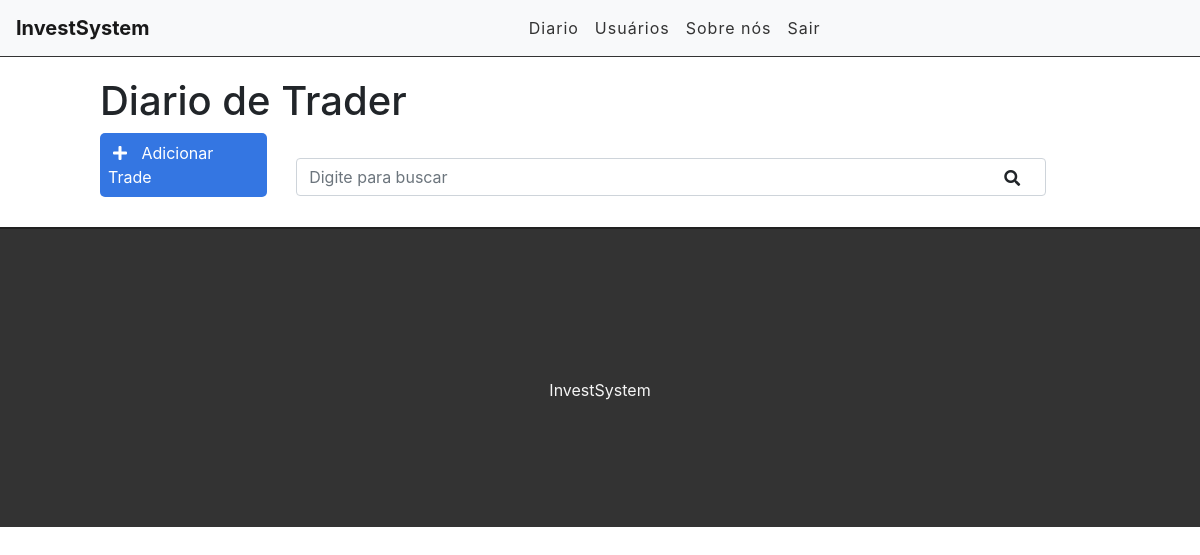
/diario (signed in), run on an earlier commit of the app's database.
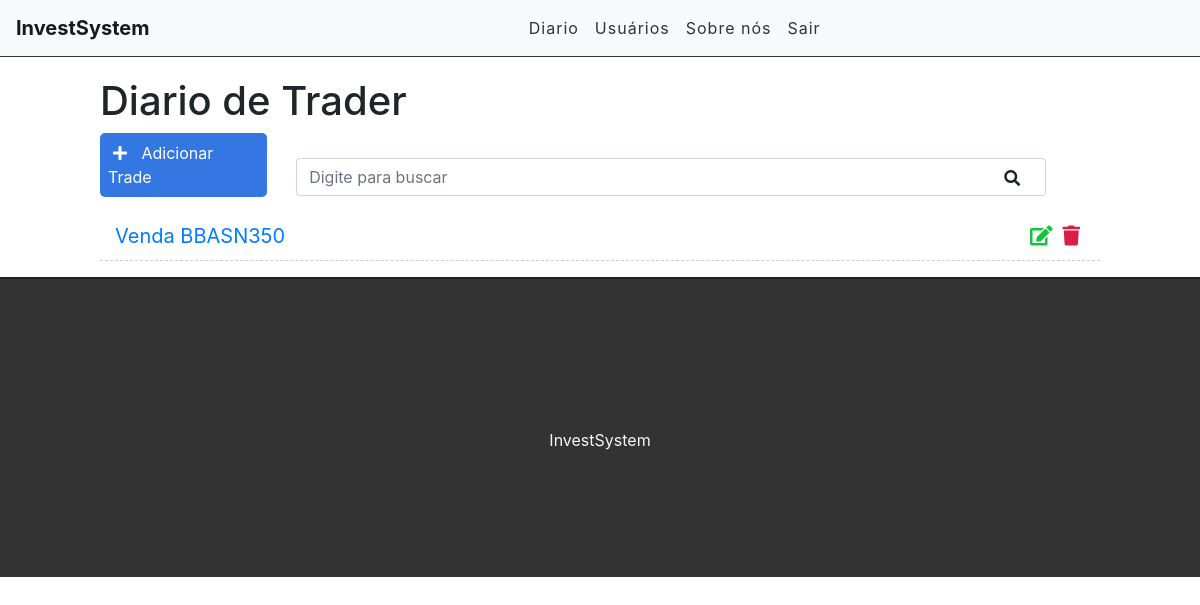
And on a later commit of the database.
### contas/models.py (models this page shows, shortened)
class Trade(models.Model):
      STATUS = (
            ('doing', 'Doing'),
            ('done', 'Done'),
      )
      title = models.CharField(max_length=255)
      description = models.TextField()
      done = models.CharField(
            max_length=5,
            choices = STATUS,
      )
      user = models.ForeignKey(get_user_model(), on_delete=models.CASCADE)
      created_at = models.DateTimeField(auto_now_add=True)
      updated_at = models.DateTimeField(auto_now=True)

### contas/views.py (the view)
# urls.py: path('diario',diarioTrader, name='diario'),
@login_required
def diarioTrader(request):
    search = request.GET.get('search')
    filter = request.GET.get('filter')
    if search:
        dados = Trade.objects.filter(title__icontains=search, user=request.user)
    elif filter:
        dados = Trade.objects.filter(done=filter, user=request.user)
    else:
        dados = Trade.objects.all().order_by('-created_at').filter(user=request.user)
    return render(request, 'contas/list.html', {'dados': dados})

### contas/templates/contas/list.html (shortened to what this page needs)
{%extends 'contas/base.html'%}
{%block content%}
<div class="offset-1 col-10 list-div">
    <h1>Diario de Trader</h1>
    <a id="add-link" href="newTrade/">
        <div class="col-2 add-div">
            <i class="fas fa-plus "></i> Adicionar Trade
        </div>
    </a>
    <div class="col-9 search-div">
        <form method="GET" id="search-form">
            <input class="form-control" type="text" id="search" name="search" placeholder="Digite para buscar">
            <i class="fas fa-search" id="search-btn"></i>
        </form>
    </div>
    <ul class="task-list">
        {% for trades in dados %}
        <li class="task-item">
            <span><a href="/diario/{{trades.id}}">{{trades.title}}</a></span>
            <a href="delete/{{trades.id}}"><span><i class="fas fa-trash"></i></span></a>
            <a href="edit/{{trades.id}}"><span><i class="fas fa-edit"></i></span></a>
        </li>
        {%endfor%}
    </ul>
</div>
{%endblock%}

What changed in the data, as far as the page shows it:
added Trade: title "Venda BBASN350"
